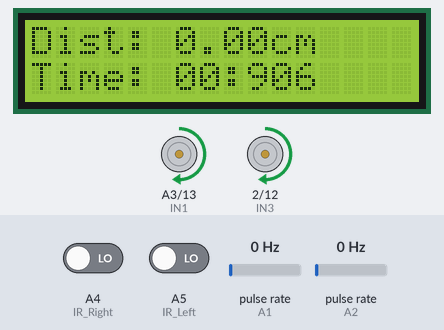
This sketch was run on a simulated Arduino Uno, built with avr-gcc and run on an emulated ATmega328P. On the bench: 16×2 character LCD, motor-driver pin pairs drawn as motors (green arrow = first pin HIGH = forward, orange = second pin HIGH = backward, longer = more drive, scaled by the enable pin). Wiring (inferred from the names in the program): 2 × pulse sensor: data A1 / data A2. Inputs (shaded band) come from the test bench; at power-on: A4 (IR_Right) LOW, A5 (IR_Left) LOW, pulse rate (sensors on A1, A2) 0 Hz.

Above: at 2.2 s.
2.3 s: A4 (IR_Right) driven HIGH
At 2.72 s:
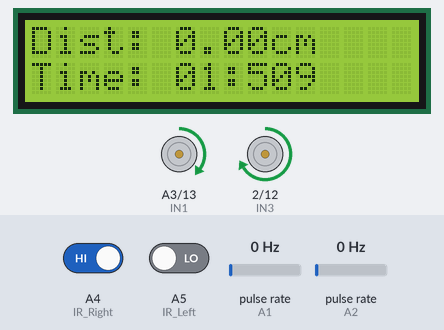
4.9 s: A5 (IR_Left) driven HIGH
At 5.14 s:
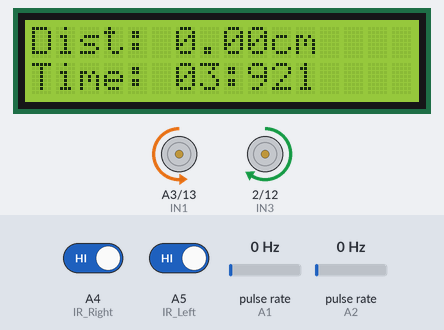
7.3 s: A4 (IR_Right) driven LOW
At 7.55 s:
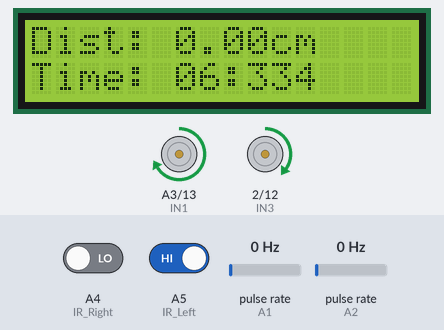
9.8 s: A4 (IR_Right) driven HIGH
At 9.96 s:
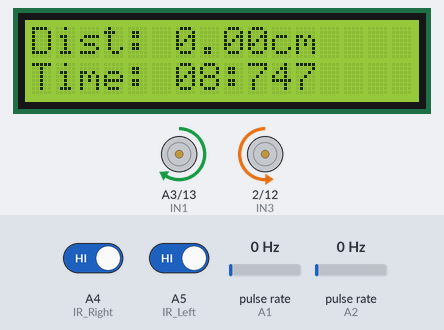
12.2 s: pulse rate (sensor on A1) set to 4 Hz
At 12.69 s:
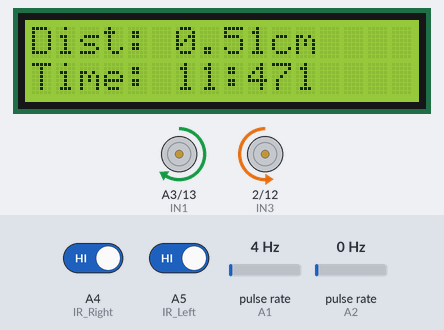
14.0 s: pulse rate (sensor on A2) set to 4 Hz
At 14.51 s:
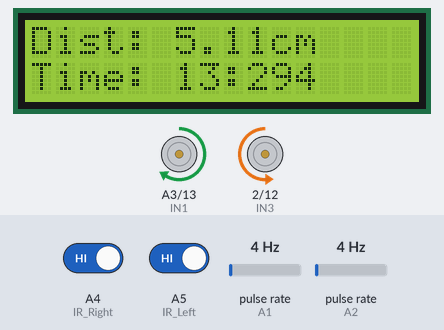
Timing chart, 0 to 16.8 s (numbered marks = the images above; inputs shaded):
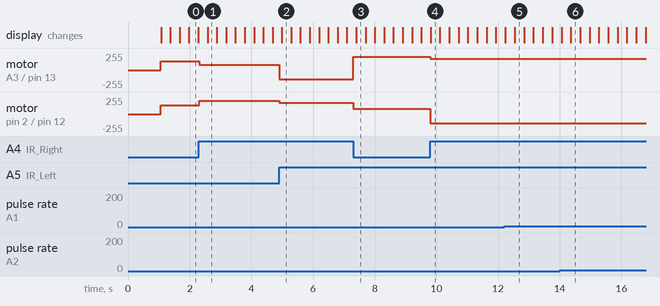

Measured:
- after the input at 2.3 s, motor on A3 (IN1) / pin 13 (IN2): forward 135/255 → forward 80/255 at once; motor on pin 2 (IN3) / pin 12 (IN4): forward 135/255 → forward 200/255 at once
- after the input at 4.9 s, motor on A3 (IN1) / pin 13 (IN2): forward 80/255 → backward 140/255 at once; motor on pin 2 (IN3) / pin 12 (IN4): forward 200/255 → forward 170/255 at once
- after the input at 7.3 s, motor on A3 (IN1) / pin 13 (IN2): backward 140/255 → forward 200/255 at once; motor on pin 2 (IN3) / pin 12 (IN4): forward 170/255 → forward 80/255 at once
- after the input at 9.8 s, motor on A3 (IN1) / pin 13 (IN2): forward 200/255 → forward 170/255 at once; motor on pin 2 (IN3) / pin 12 (IN4): forward 80/255 → backward 140/255 at once

The sketch:

task1projectweek3.ino
```cpp
#include <LiquidCrystal.h>
#include <PinChangeInterrupt.h>

// ================= MOTOR & SENSOR PINS =================
const int ENA = 3;    // Right motor PWM
const int IN1 = A3;   // Right motor direction 1
const int IN2 = 13;   // Right motor direction 2

const int ENB = 11;   // Left motor PWM
const int IN3 = 2;    // Left motor direction 1
const int IN4 = 12;   // Left motor direction 2

const int IR_Left  = A5;   // Left IR sensor
const int IR_Right = A4;   // Right IR sensor

// ============== Encoder Pins ================
const int Encoder_L = A1;  // CHANGE if needed
const int Encoder_R = A2;  // CHANGE if needed

volatile long pulsesLeft  = 0;
volatile long pulsesRight = 0;

// ================= ENCODER PARAMETERS =================
const int   PULSES_PER_REV   = 20;       // slots per encoder disc
const float WHEEL_DIAMETER   = 0.065;    // wheel diameter in meters (65 mm)
const float WHEEL_CIRC       = 3.14159265359 * WHEEL_DIAMETER;  // circumference

// ================= SPEED SETTINGS =================
#define BASE_SPEED    135     // straight speed
#define OUTER_TURN    200     // outer wheel when correcting
#define INNER_TURN    80      // inner wheel when correcting
#define SPIN_FW       170     // spin-correction forward wheel
#define SPIN_BW       140     // spin-correction backward wheel

// ================= TIME SETTINGS =================
#define MIN_RUN_TIME 16500UL  // 16.5 seconds minimum before allowed to stop

int lastTurn = 0;          // 0=none, 1=left, 2=right

// ============== LCD SETUP ==============
const int rs = 8, en = 9, d4 = 4, d5 = 5, d6 = 6, d7 = 7;
LiquidCrystal lcd(rs, en, d4, d5, d6, d7);

// Time tracking
unsigned long start_time = 0;
bool isMoving = false;

// pause flag so we only stop at 1.8m once
bool pauseDone = false;

// ================= INTERRUPTS =================
void leftEncoderISR() {
  pulsesLeft++;
}

void rightEncoderISR() {
  pulsesRight++;
}

// ================= DISTANCE FUNCTIONS =================
float getLeftDistanceM() {
  long p;
  noInterrupts();
  p = pulsesLeft;
  interrupts();
  return (p / (float)PULSES_PER_REV) * WHEEL_CIRC;   // meters
}

float getRightDistanceM() {
  long p;
  noInterrupts();
  p = pulsesRight;
  interrupts();
  return (p / (float)PULSES_PER_REV) * WHEEL_CIRC;   // meters
}

float getAverageDistanceCm() {
  float dL = getLeftDistanceM();
  float dR = getRightDistanceM();
  return ((dL + dR) / 2.0) * 100.0;  // convert to cm
}

// ============== MOTOR CONTROL (full: forward, reverse, stop) ==============
void motorA(int speed) { // Right motor
  if (speed > 0) {              // FORWARD
    digitalWrite(IN1, HIGH);
    digitalWrite(IN2, LOW);
    analogWrite(ENA, speed);
  }
  else if (speed < 0) {         // REVERSE
    digitalWrite(IN1, LOW);
    digitalWrite(IN2, HIGH);
    analogWrite(ENA, -speed);
  }
  else {                        // STOP
    digitalWrite(IN1, LOW);
    digitalWrite(IN2, LOW);
    analogWrite(ENA, 0);
  }
}

void motorB(int speed) { // Left motor
  if (speed > 0) {              // FORWARD
    digitalWrite(IN3, HIGH);
    digitalWrite(IN4, LOW);
    analogWrite(ENB, speed);
  }
  else if (speed < 0) {         // REVERSE
    digitalWrite(IN3, LOW);
    digitalWrite(IN4, HIGH);
    analogWrite(ENB, -speed);
  }
  else {                        // STOP
    digitalWrite(IN3, LOW);
    digitalWrite(IN4, LOW);
    analogWrite(ENB, 0);
  }
}

// ================== HIGH-LEVEL MOVEMENT ==================
void moveForward() {
  motorA(BASE_SPEED);
  motorB(BASE_SPEED);
}

// Physically turn LEFT: right wheel faster, left wheel slower
void turnLeft() {
  motorA(OUTER_TURN);   // Right motor fast
  motorB(INNER_TURN);   // Left motor slow
}

// Physically turn RIGHT: left wheel faster, right wheel slower
void turnRight() {
  motorA(INNER_TURN);   // Right motor slow
  motorB(OUTER_TURN);   // Left motor fast
}

// Spin in place LEFT (nose left)
void spinLeft() {
  motorA(SPIN_FW);      // Right motor forward
  motorB(-SPIN_BW);     // Left motor backward
}

// Spin in place RIGHT (nose right)
void spinRight() {
  motorA(-SPIN_BW);     // Right motor backward
  motorB(SPIN_FW);      // Left motor forward
}

void stopMotors() {
  motorA(0);
  motorB(0);
}

// ================= SETUP =================
void setup() {
  pinMode(IR_Left, INPUT);
  pinMode(IR_Right, INPUT);

  pinMode(ENA, OUTPUT);
  pinMode(IN1, OUTPUT);
  pinMode(IN2, OUTPUT);

  pinMode(ENB, OUTPUT);
  pinMode(IN3, OUTPUT);
  pinMode(IN4, OUTPUT);

  // LCD Setup
  lcd.begin(16, 2);
  lcd.setCursor(0, 0);
  lcd.print("Dist: 0.00 cm");
  lcd.setCursor(0, 1);
  lcd.print("Time: 00:000");

  Serial.begin(9600);
  delay(1000);

  // Encoder pins
  pinMode(Encoder_L, INPUT_PULLUP);
  pinMode(Encoder_R, INPUT_PULLUP);

  attachPCINT(digitalPinToPCINT(Encoder_L), leftEncoderISR,  RISING);
  attachPCINT(digitalPinToPCINT(Encoder_R), rightEncoderISR, RISING);

  // Start moving
  moveForward();
  start_time = millis();
  isMoving = true;
}

// ================= LOOP =================
void loop() {
  int L = digitalRead(IR_Left);
  int R = digitalRead(IR_Right);

  // Time calculations
  unsigned long current_time = millis();
  unsigned long elapsed      = current_time - start_time;
  bool minTimeReached        = (elapsed >= MIN_RUN_TIME);

  // Distance
  float avgDistance = getAverageDistanceCm();  // in cm

  // ========= NEW: 1.8 m (180 cm) PAUSE LOGIC =========
  if (isMoving && !pauseDone && avgDistance >= 180.0) {  // 1.8 m
    pauseDone = true;        // only once

    stopMotors();
    unsigned long pauseStart = millis();

    // 3 second pause, keep updating LCD
    while (millis() - pauseStart < 3000) {
      unsigned long e  = millis() - start_time;
      int seconds      = e / 1000;
      int milliseconds = e % 1000;
      float dNow       = getAverageDistanceCm();

      lcd.setCursor(0, 0);
      lcd.print("Dist: ");
      lcd.print(dNow, 2);
      lcd.print("cm  ");

      lcd.setCursor(0, 1);
      lcd.print("Time: ");
      if (seconds < 10) lcd.print("0");
      lcd.print(seconds);
      lcd.print(":");
      if (milliseconds < 100) lcd.print("0");
      if (milliseconds < 10) lcd.print("0");
      lcd.print(milliseconds);
    }

    // After 3 seconds, continue moving
    moveForward();
  }

  // ========= LINE FOLLOWING LOGIC (your original pattern) =========

  // 1. Both sensors on WHITE
  if (L == 1 && R == 1) {
    if (lastTurn == 1) {        // overshoot from a left corner
      spinLeft();
    }
    else if (lastTurn == 2) {   // overshoot from a right corner
      spinRight();
    }
    else {
      moveForward();
      lastTurn = 0;
    }
  }
  // 2. (0,1) → drifting left → turn RIGHT
  else if (L == 0 && R == 1) {
    turnRight();
    lastTurn = 2;
  }
  // 3. (1,0) → drifting right → turn LEFT
  else if (L == 1 && R == 0) {
    turnLeft();
    lastTurn = 1;
  }
  // 4. (0,0) → both sensors on BLACK
  else if (L == 0 && R == 0) {
    if (minTimeReached) {
      // ONLY STOP if 16.5s has passed AND both sensors are black
      stopMotors();
      isMoving = false;

      float distCm = getAverageDistanceCm();
      int seconds  = elapsed / 1000;
      int ms       = elapsed % 1000;

      lcd.clear();
      lcd.setCursor(0, 0);
      lcd.print("Finished!");
      lcd.setCursor(0, 1);
      lcd.print("D:");
      lcd.print(distCm, 1);
      lcd.print("cm T:");
      lcd.print(seconds);
      lcd.print("s");

      while (1);  // freeze
    } else {
      // Saw "finish" too early → ignore, keep going
      moveForward();
    }
  }

  // ===== LCD distance & time update =====
  if (isMoving) {
    int seconds       = elapsed / 1000;
    int milliseconds  = elapsed % 1000;

    // Distance line
    lcd.setCursor(0, 0);
    lcd.print("Dist: ");
    lcd.print(avgDistance, 2);
    lcd.print("cm  ");   // spaces clear leftovers

    // Time line
    lcd.setCursor(0, 1);
    lcd.print("Time: ");
    if (seconds < 10) lcd.print("0");
    lcd.print(seconds);
    lcd.print(":");
    if (milliseconds < 100) lcd.print("0");
    if (milliseconds < 10) lcd.print("0");
    lcd.print(milliseconds);
  }
}
```
